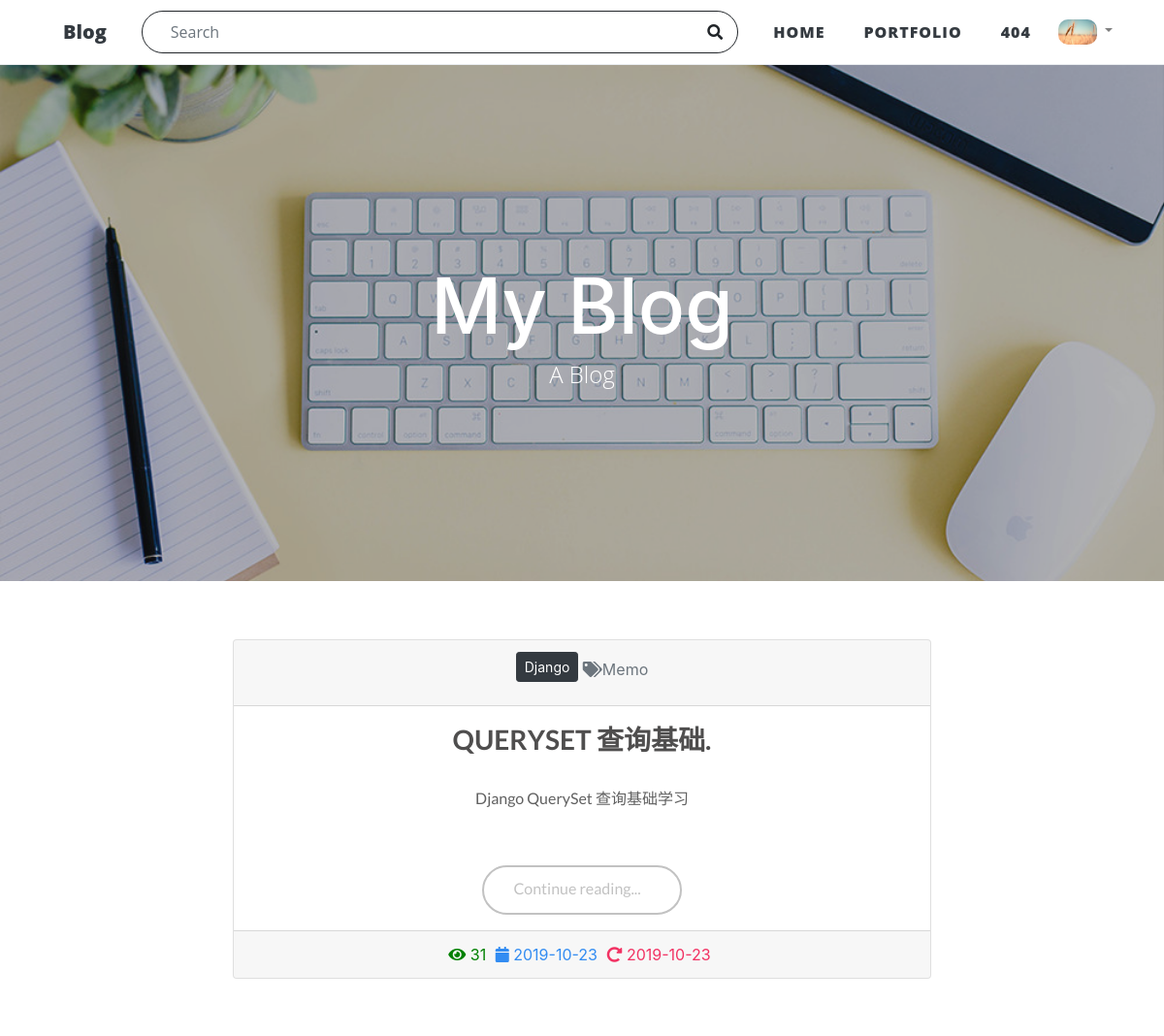
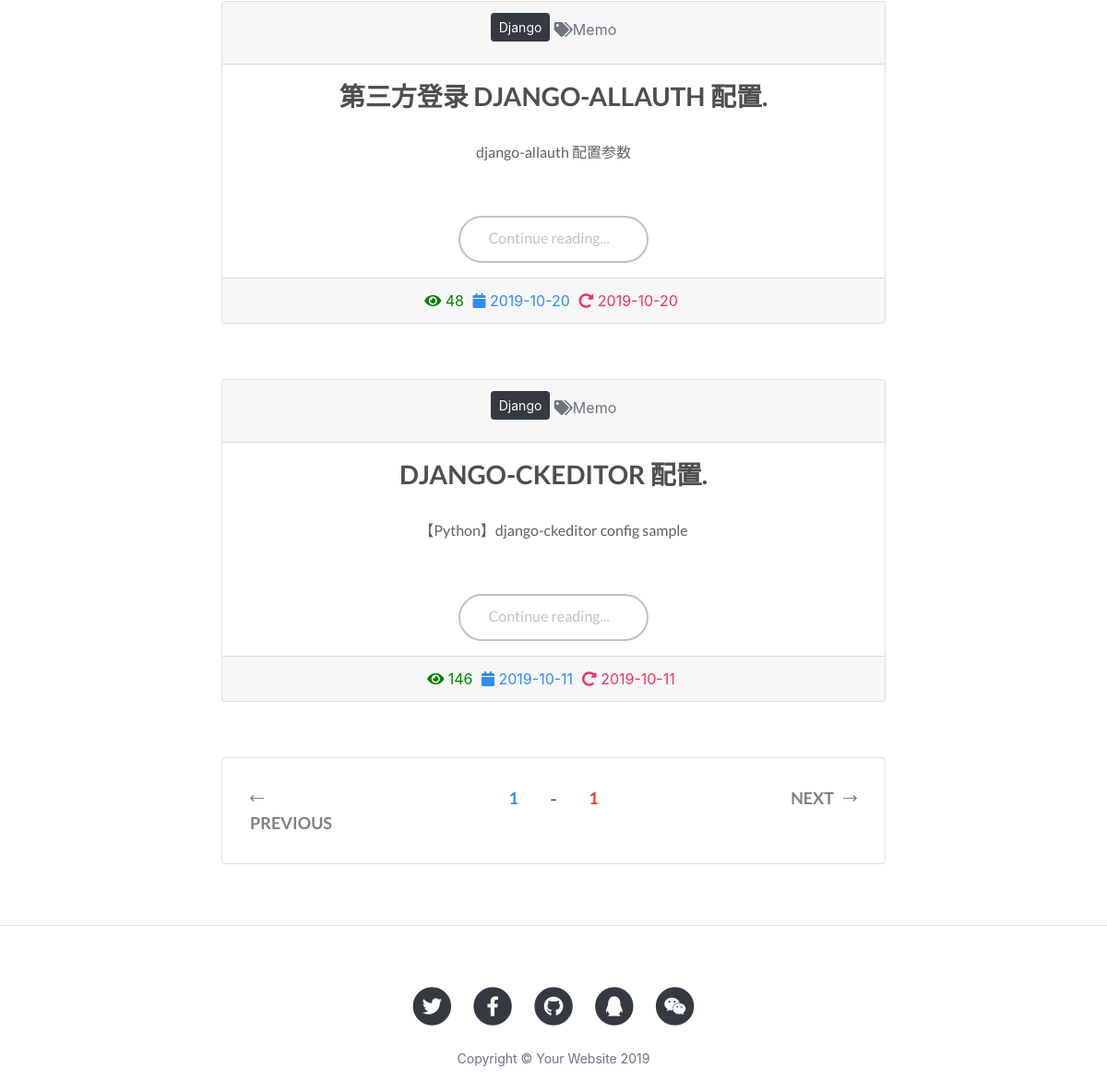
The app's page /article/article-list/?category=1 (signed in) with its own data (2 pictures, top to bottom).
### userprofile/models.py (models this page shows, shortened)
class Profile(models.Model):
    user = models.OneToOneField(User, on_delete=models.CASCADE, related_name='profile')
    avatar = models.ImageField(upload_to='avatar/%Y%m%d/', blank=True)
    phone = models.CharField(max_length=20, blank=True)
    bio = models.TextField(max_length=500, blank=True)

### article/models.py (models this page shows, shortened)
class ArticlePost(models.Model):
    objects = models.Manager()
    author = models.ForeignKey(User, on_delete=models.CASCADE)
    avatar = models.ImageField(upload_to='article/%Y%m%d/', blank=True)
    title = models.CharField(max_length=100)
    summary = models.CharField(max_length=200, blank=True)
    body = models.TextField()
    created = models.DateTimeField(default=timezone.now)
    updated = models.DateTimeField(auto_now=True)
    category = models.ForeignKey(Category, on_delete=models.CASCADE)
    tags = TaggableManager(blank=True)
    total_views = models.PositiveIntegerField(default=0)
    class Meta:
        ordering = ('-created',)
    '''
        一般来说，要使用某个类的方法，需要先实例化一个对象再调用方法。
        而使用 @staticmethod 或 @classmethod，就可以不需要实例化，直接类名.方法名()来调用。
        这有利于组织代码，把某些应该属于某个类的函数给放到那个类里去，同时有利于命名空间的整洁。
        如果在 @staticmethod 中要调用到这个类的一些属性方法，只能直接类名.属性名或类名.方法名。
        而 @classmethod 因为持有 cls 参数，可以来调用类的属性，类的方法，实例化对象等，避免硬编码。

        上一篇：小于当前 id 的第一篇，下一篇：大于当前 id 的第一篇
        @staticmethod 不需要表示自身对象的 self 和自身类的 cls 参数，就跟使用函数一样
        @classmethod 不需要 self 参数，但第一个参数需要是表示自身类的 cls 参数。
    '''

class Category(models.Model):
    name = models.CharField(max_length=100, blank=True)

### article/views.py (the view)
# urls.py: path('article-list/', views.ArticleListView.as_view(), name='article-list'),
class ArticleListView(generic.ListView):
    model = ArticlePost
    template_name = 'article/index.html'
    context_object_name = 'article_list'
    paginate_by = 10
    def get_queryset(self):
        search = self.request.GET.get('search')
        category = self.request.GET.get('category')
        tag = self.request.GET.get('tag')
        article_list = ArticlePost.objects.all()
        if search:
            article_list = article_list.filter(Q(title__icontains=search) | Q(body__icontains=search))
        if category is not None and category.isdigit():
            article_list = article_list.filter(category=category)
        if tag and tag != 'None':
            article_list = article_list.filter(tags__name__in=[tag])
        return article_list
    def get_context_data(self, **kwargs):
        context = super(ArticleListView, self).get_context_data(**kwargs)
        context['now'] = timezone.now
        context['search'] = self.request.GET.get('search')
        context['category'] = self.request.GET.get('category')
        context['tag'] = self.request.GET.get('tag')
        return context

### article/templatetags/extra_tags.py (called while the page is built)
@register.filter
@stringfilter
def convert_markdown(value):
    md = markdown.Markdown(
        extensions=[
            'markdown.extensions.extra',
            'markdown.extensions.codehilite',
            'markdown.extensions.toc',
        ]
    )
    return md.convert(value)

### templates/article/index.html (shortened to what this page needs)
{% extends 'base.html' %}
{% load staticfiles %}
{% load extra_tags %}
{% block content %}
	<header class="masthead">
		<div class="overlay"></div>
		<div class="container">
			<div class="row justify-content-center">
				<div class="col-lg-8 col-md-10">
					<div class="site-heading">
						<h1>My Blog</h1>
						<span class="subheading">A Blog</span>
					</div>
				</div>
			</div>
		</div>
	</header>
	<section class="main wrapper">
		{% for article in article_list %}
		<article>
			<div class="card text-center" style="height: 350px;">
			  <div class="card-header">
				  <div class="pb-1">
					  	{% if article.category %}
						<span>
							<a href="{% url 'article:article-list' %}?category={{ article.category.id }}" name="category" class="btn btn-sm mb-2 {% if article.category.name == 'Django' %}
																	  btn-dark
																  {% elif article.category.name == 'Java' %}
																	  btn-danger
																  {% elif article.category.name == 'Html' %}
																	  btn-warning
																  {% elif article.category.name == 'CSS' %}
																	  btn-danger
																  {% elif article.category.name == 'Python' %}
																	  btn-info
																  {% endif %}">
									{{ article.category.name }}
							</a>
							{% endif %}
						</span>
						{% for tag in article.tags.all %}
							<span><a href="{% url 'article:article-list' %}?tag={{ tag }}" name="tag" class="blog-tags text-secondary"><i class="fa fa-tags"></i>{{ tag }}</a></span>
						{% endfor %}
				  </div>
			  </div>
			  <div class="card-body post" style="height:100%; overflow:hidden;">
				<h1 class="title"><a href="{% url 'article:article-detail' article.id %}">{{ article.title }}.</a></h1>
                  {% if article.summary %}
				    <p class="ff--default fs--24 card-text">{{ article.summary | convert_markdown | safe }}</p>
                  {% else %}
                    <p class="ff--default fs--24 card-text">{{ article.body |slice:'100' | safe }}</p>
                  {% endif %}
			  </div>
				<div class="pb-3">
					  <a class="read_more" href="{% url 'article:article-detail' article.id %}">Continue reading...</a>
				  </div>
			  <div class="card-footer text-muted">
					<span style="color: green;padding-right:5px;"><i class="fas fa-eye"></i>
						{{ article.total_views }}
					</span>
					<span style="color:#328CF2;padding-right:5px;"><i class="fa fa-calendar"></i>
						{{ article.created|date:'Y-m-d' }}
					</span>
					<span style="color:#F23263;padding-right:5px;"><i class="fas fa-redo-alt"></i>
						{{ article.updated|date:'Y-m-d' }}
					</span>
			  </div>
			</div>
		</article>
		{% endfor %}
		<nav class="pagination">
			<div class="row">
				<div class="col-3">
					{% if page_obj.has_previous %}
						<a href="?page={{ page_obj.previous_page_number }}" class="previous"><i></i>Previous</a>
					{% else %}
						<a href="javascript:volid(0);" title="first page" class="previous"><i></i>Previous</a>
					{% endif %}
				</div>
				<div class="col text-center">
					<span class="p_number" style="color: #328CF2;">{{ page_obj.number }}</span> -
					<span class="p_number" style="color: #F23B32;">{{ page_obj.paginator.num_pages }}</span>
				</div>
				<div class="col-3">
					{% if page_obj.has_next %}
						<a href="?page={{ page_obj.next_page_number }}" class="next">Next<i></i></a>
					{% else %}
						<a href="javascript:volid(0);" title="Last Page" class="next">Next<i></i></a>
					{% endif %}
				</div>
			</div>
		</nav>
	</section>
{% endblock %}

### templates/header.html (shortened to what this page needs)
{% load staticfiles %}
<nav class="navbar navbar-expand-lg navbar-light" id="mainNav">
	<div class="container">
		<div id="blog-nav">
			<a class="navbar-brand" href="{% url 'article:article-list' %}">Blog</a>
		</div>
		<div class="collapse navbar-collapse" id="navbarResponsive">
			<form id="search-form" class="search-bar mr-3" method="get" action="{% url 'article:article-list' %}">
				<div class="input-group">
					<input type="search" class="search-bar-input form-control form-control-borderless" placeholder="Search" name="search" id="search" style="outline:0">
					<div class="input-group-btn">
						<button class="btn btn-default search-bar-btn" type="button" onclick="search_form_submit()">
							<i class="fas fa-search"></i>
						</button>
					</div>
				</div>
			</form>
			<ul class="navbar-nav ml-auto">
				<li class="nav-item" id="article-list">
					<a class="nav-link" href="{% url 'article:article-list' %}">Home</a>
				</li>
				<li class="nav-item" id="portfolio">
					<a class="nav-link" href="{% url 'article:article-portfolio' %}">Portfolio</a>
				</li>
				<li class="nav-item" id="page_404">
					<a class="nav-link" href="{% url 'page_404' %}">404</a>
				</li>
				{% if user.is_authenticated %}
					<li class="nav">
						<div class="btn-group nav-item dropdown">
						<a class="nav-link dropdown-toggle" data-toggle="dropdown" aria-haspopup="true" aria-expanded="false">
							{% if user.profile.avatar %}
								<img src="{{ user.profile.avatar.url }}" class="img-circle" alt="Cinque Terre" style="max-width:40px;max-height=60px;border-radius:10px;">
							{% elif user.socialaccount_set.all.0.get_avatar_url %}
								<img src="{{ user.socialaccount_set.all.0.get_avatar_url }}" class="img-circle" alt="Cinque Terre" style="max-width:40px;max-height=60px;border-radius:10px;">
							{% endif %}
						</a>
					</div>
					</li>
				{% endif %}
			</ul>
		</div>
	</div>
</nav>

### static/css/all.css (style rules this page uses)
.fa, .fas, .far, .fal, .fad, .fab { -moz-osx-font-smoothing: grayscale; -webkit-font-smoothing: antialiased; display: inline-block; font-style: normal; font-variant: normal; text-rendering: auto; line-height: 1; }
.fa-calendar:before { content: "\f133"; }
.fa-eye:before { content: "\f06e"; }
.fa-redo-alt:before { content: "\f2f9"; }
.fa-search:before { content: "\f002"; }
.fa-tags:before { content: "\f02c"; }
.fa, .fas { font-family: 'Font Awesome 5 Free'; font-weight: 900; }

### records on screen
ArticlePost: category.name "Django", title "QUERYSET 查询基础", summary|convert_markdown "Django QuerySet 查询基础学习", total_views "31", created "2019-10-23", updated "2019-10-23"
Tag: name "Memo"
ArticlePost: category.name "Django", title "第三方登录 DJANGO-ALLAUTH 配置", summary|convert_markdown "django-allauth 配置参数", total_views "48", created "2019-10-20", updated "2019-10-20"
ArticlePost: category.name "Django", title "DJANGO-CKEDITOR 配置", summary|convert_markdown "【Python】django-ckeditor config sample", total_views "146", created "2019-10-11", updated "2019-10-11"

### other values on screen
{{ page_obj.number }} "1"
{{ page_obj.paginator.num_pages }} "1"
